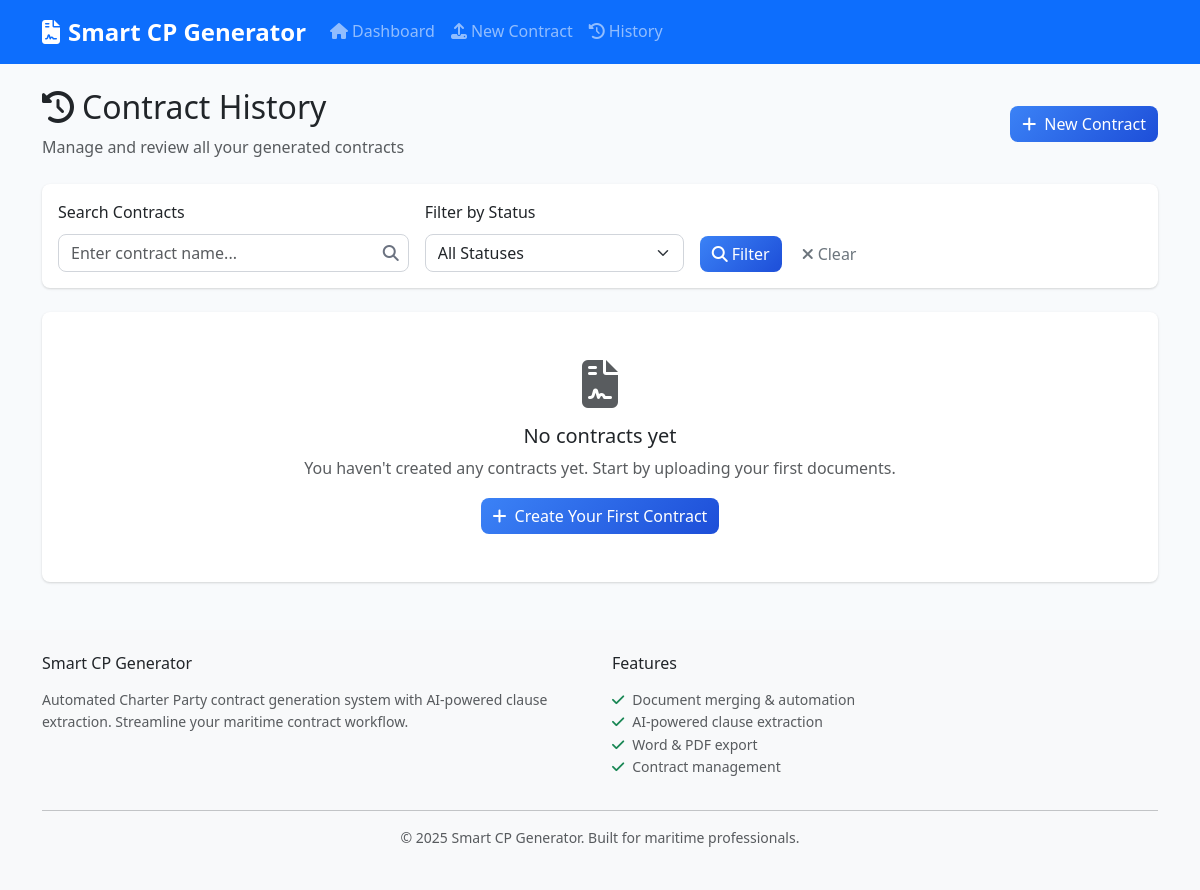
Before: /history with the older database file.
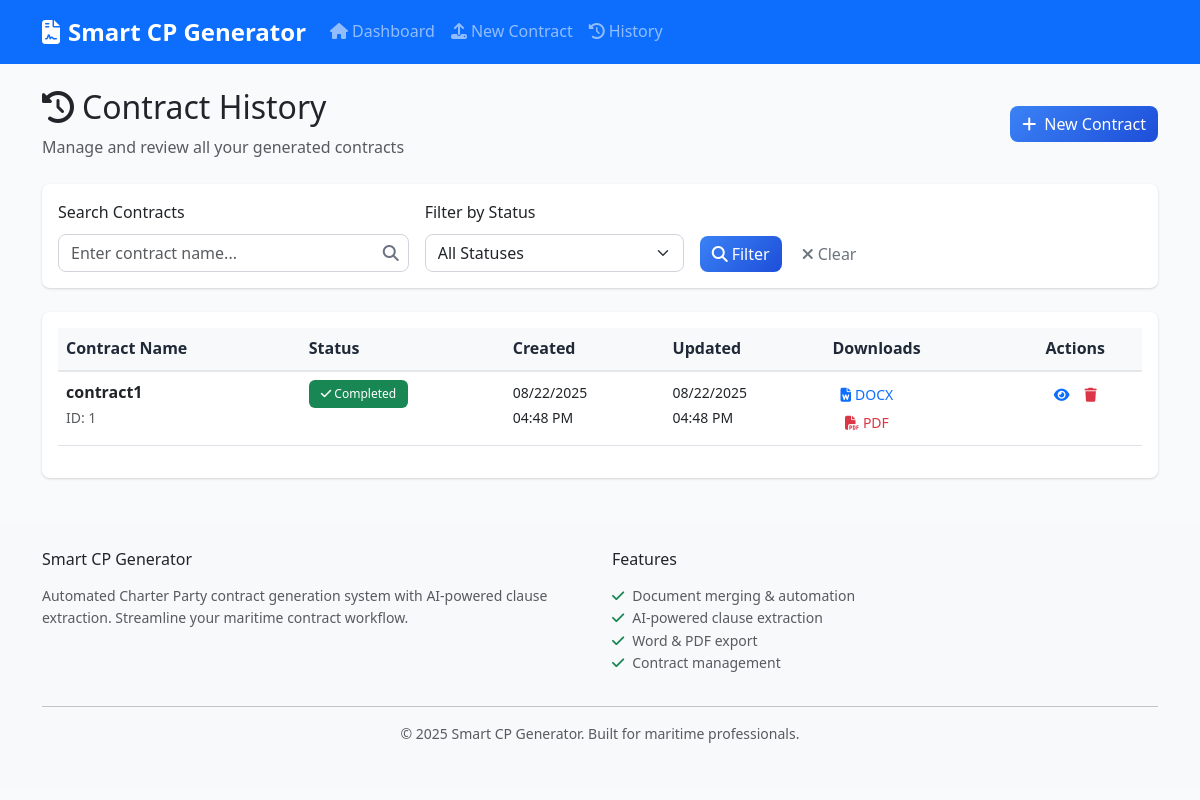
After: the same page with the newer database file.
### models.py (models this page shows, shortened)
class Contract(db.Model):
    id = db.Column(db.Integer, primary_key=True)
    contract_name = db.Column(db.String(255), nullable=False)
    fixture_recap_content = db.Column(Text)
    base_cp_content = db.Column(Text)
    negotiated_clauses_content = db.Column(Text)
    final_contract_content = db.Column(Text)
    extracted_clauses = db.Column(Text)  # JSON string of extracted clauses
    created_at = db.Column(db.DateTime, default=datetime.utcnow)
    updated_at = db.Column(db.DateTime, default=datetime.utcnow, onupdate=datetime.utcnow)
    status = db.Column(db.String(50), default='draft')  # draft, processing, completed, error
    docx_path = db.Column(db.String(255))
    pdf_path = db.Column(db.String(255))

### routes.py (the view)
@app.route('/history')
def contract_history():
    page = request.args.get('page', 1, type=int)
    status_filter = request.args.get('status', '')
    search_term = request.args.get('search', '')
    query = Contract.query
    if status_filter:
        query = query.filter_by(status=status_filter)
    if search_term:
        query = query.filter(Contract.contract_name.contains(search_term))
    contracts = query.order_by(Contract.updated_at.desc()).paginate(
        page=page, per_page=10, error_out=False
    )
    return render_template('history.html', contracts=contracts,
                         status_filter=status_filter, search_term=search_term)

### templates/history.html (shortened to what this page needs)
{% extends "base.html" %}
{% block content %}
<div class="row">
    <div class="col-12 mb-4">
        <div class="d-flex justify-content-between align-items-center">
            <div>
                <h2>
                    <i class="fas fa-history me-2"></i>Contract History
                </h2>
                <p class="text-muted mb-0">Manage and review all your generated contracts</p>
            </div>
            <a href="{{ url_for('upload_documents') }}" class="btn btn-primary">
                <i class="fas fa-plus me-2"></i>New Contract
            </a>
        </div>
    </div>
</div>
<div class="row">
    <div class="col-12 mb-4">
        <div class="card">
            <div class="card-body">
                <form method="GET" class="row g-3">
                    <div class="col-md-4">
                        <label for="search" class="form-label">Search Contracts</label>
                        <input type="text" class="form-control" id="search" name="search"
                               value="{{ search_term }}" placeholder="Enter contract name...">
                    </div>
                    <div class="col-md-3">
                        <label for="status" class="form-label">Filter by Status</label>
                        <select class="form-select" id="status" name="status">
                            <option value="">All Statuses</option>
                        </select>
                    </div>
                    <div class="col-md-3 d-flex align-items-end">
                        <button type="submit" class="btn btn-primary me-2">
                            <i class="fas fa-search me-1"></i>Filter
                        </button>
                        <a href="{{ url_for('contract_history') }}" class="btn btn-outline-secondary">
                            <i class="fas fa-times me-1"></i>Clear
                        </a>
                    </div>
                </form>
            </div>
        </div>
    </div>
</div>
<div class="row">
    <div class="col-12">
        {% if contracts.items %}
            <div class="card">
                <div class="card-body">
                    <div class="table-responsive">
                        <table class="table table-hover">
                            <thead class="table-light">
                                <tr>
                                    <th>Contract Name</th>
                                    <th>Status</th>
                                    <th>Created</th>
                                    <th>Updated</th>
                                    <th>Downloads</th>
                                    <th class="text-center">Actions</th>
                                </tr>
                            </thead>
                            <tbody>
                                {% for contract in contracts.items %}
                                <tr>
                                    <td>
                                        <strong>{{ contract.contract_name }}</strong>
                                        <br>
                                        <small class="text-muted">ID: {{ contract.id }}</small>
                                    </td>
                                    <td>
                                        <span class="badge bg-{{ 'success' if contract.status == 'completed' else 'warning' if contract.status == 'processing' else 'danger' if contract.status == 'error' else 'secondary' }}">
                                            <i class="fas fa-{{ 'check' if contract.status == 'completed' else 'clock' if contract.status == 'processing' else 'exclamation-triangle' if contract.status == 'error' else 'edit' }}"></i>
                                            {{ contract.status.title() }}
                                        </span>
                                    </td>
                                    <td>
                                        <small>{{ contract.created_at.strftime('%m/%d/%Y<br>%I:%M %p') | safe if contract.created_at else 'N/A' }}</small>
                                    </td>
                                    <td>
                                        <small>{{ contract.updated_at.strftime('%m/%d/%Y<br>%I:%M %p') | safe if contract.updated_at else 'N/A' }}</small>
                                    </td>
                                    <td>
                                        <div class="btn-group-vertical btn-group-sm" role="group">
                                            {% if contract.docx_path %}
                                                <a href="{{ url_for('download_file', contract_id=contract.id, file_type='docx') }}"
                                                   class="btn btn-outline-primary btn-sm">
                                                    <i class="fas fa-file-word me-1"></i>DOCX
                                                </a>
                                            {% endif %}
                                            {% if contract.pdf_path %}
                                                <a href="{{ url_for('download_file', contract_id=contract.id, file_type='pdf') }}"
                                                   class="btn btn-outline-danger btn-sm">
                                                    <i class="fas fa-file-pdf me-1"></i>PDF
                                                </a>
                                            {% endif %}
                                        </div>
                                    </td>
                                    <td class="text-center">
                                        <div class="btn-group" role="group">
                                            <a href="{{ url_for('preview_contract', contract_id=contract.id) }}"
                                               class="btn btn-outline-primary btn-sm" title="View Contract">
                                                <i class="fas fa-eye"></i>
                                            </a>
                                            <button type="button" class="btn btn-outline-danger btn-sm"
                                                    title="Delete Contract"
                                                    onclick="deleteContract({{ contract.id }}, '{{ contract.contract_name }}')">
                                                <i class="fas fa-trash"></i>
                                            </button>
                                        </div>
                                    </td>
                                </tr>
                                {% endfor %}
                            </tbody>
                        </table>
                    </div>
                </div>
            </div>
        {% else %}
            <div class="card">
                <div class="card-body text-center py-5">
                    {% if search_term or status_filter %}
                        <i class="fas fa-search fa-3x text-muted mb-3"></i>
                        <h5>No contracts found</h5>
                        <p class="text-muted">No contracts match your current filters.</p>
                        <a href="{{ url_for('contract_history') }}" class="btn btn-primary">
                            <i class="fas fa-times me-2"></i>Clear Filters
                        </a>
                    {% else %}
                        <i class="fas fa-file-contract fa-3x text-muted mb-3"></i>
                        <h5>No contracts yet</h5>
                        <p class="text-muted">You haven't created any contracts yet. Start by uploading your first documents.</p>
                        <a href="{{ url_for('upload_documents') }}" class="btn btn-primary">
                            <i class="fas fa-plus me-2"></i>Create Your First Contract
                        </a>
                    {% endif %}
                </div>
            </div>
        {% endif %}
    </div>
</div>
{% endblock %}

### templates/base.html (shortened to what this page needs)
<!DOCTYPE html>
<html lang="en">
<head>
    <link href="https://cdn.jsdelivr.net/npm/bootstrap@5.3.0/dist/css/bootstrap.min.css" rel="stylesheet">
    <link href="https://cdnjs.cloudflare.com/ajax/libs/font-awesome/6.4.0/css/all.min.css" rel="stylesheet">
    <link href="{{ url_for('static', filename='css/style.css') }}" rel="stylesheet">
</head>
<body>
    <nav class="navbar navbar-expand-lg navbar-dark bg-primary">
        <div class="container">
            <a class="navbar-brand" href="{{ url_for('index') }}">
                <i class="fas fa-file-contract me-2"></i>Smart CP Generator
            </a>
            <div class="collapse navbar-collapse" id="navbarNav">
                <ul class="navbar-nav me-auto">
                    <li class="nav-item">
                        <a class="nav-link" href="{{ url_for('index') }}">
                            <i class="fas fa-home me-1"></i>Dashboard
                        </a>
                    </li>
                    <li class="nav-item">
                        <a class="nav-link" href="{{ url_for('upload_documents') }}">
                            <i class="fas fa-upload me-1"></i>New Contract
                        </a>
                    </li>
                    <li class="nav-item">
                        <a class="nav-link" href="{{ url_for('contract_history') }}">
                            <i class="fas fa-history me-1"></i>History
                        </a>
                    </li>
                </ul>
            </div>
        </div>
    </nav>
    <main class="container mt-4">
        {% if error_message %}
            <div class="row justify-content-center">
                <div class="col-md-6">
                    <div class="card border-danger">
                        <div class="card-body text-center">
                            <i class="fas fa-exclamation-triangle text-danger fa-3x mb-3"></i>
                            <h4 class="text-danger">Error</h4>
                            <p>{{ error_message }}</p>
                            <a href="{{ url_for('index') }}" class="btn btn-primary">
                                <i class="fas fa-home me-1"></i>Back to Dashboard
                            </a>
                        </div>
                    </div>
                </div>
            </div>
        {% else %}
            {% block content %}{% endblock %}
        {% endif %}
    </main>
    <footer class="bg-light mt-5 py-4">
        <div class="container">
            <div class="row">
                <div class="col-md-6">
                    <h6 class="mb-3">Smart CP Generator</h6>
                    <p class="text-muted small">
                        Automated Charter Party contract generation system with AI-powered clause extraction.
                        Streamline your maritime contract workflow.
                    </p>
                </div>
                <div class="col-md-6">
                    <h6 class="mb-3">Features</h6>
                    <ul class="list-unstyled small text-muted">
                        <li><i class="fas fa-check text-success me-2"></i>Document merging & automation</li>
                        <li><i class="fas fa-check text-success me-2"></i>AI-powered clause extraction</li>
                        <li><i class="fas fa-check text-success me-2"></i>Word & PDF export</li>
                        <li><i class="fas fa-check text-success me-2"></i>Contract management</li>
                    </ul>
                </div>
            </div>
            <hr>
            <div class="text-center text-muted small">
                <p>&copy; 2025 Smart CP Generator. Built for maritime professionals.</p>
            </div>
        </div>
    </footer>
</body>
</html>

### static/css/style.css (style rules this page uses)
:root { --primary-color: #3b82f6; --success-color: #10b981; --warning-color: #f59e0b; --danger-color: #ef4444; --dark-color: #1f2937; --light-color: #f8fafc; --border-radius: 8px; --shadow: 0 1px 3px 0 rgba(0, 0, 0, 0.1), 0 1px 2px 0 rgba(0, 0, 0, 0.06); --shadow-lg: 0 10px 15px -3px rgba(0, 0, 0, 0.1), 0 4px 6px -2px rgba(0, 0, 0, 0.05); }
body { font-family: 'Segoe UI', Tahoma, Geneva, Verdana, sans-serif; background-color: #f8fafc; line-height: 1.6; }
.navbar-brand { font-weight: 600; font-size: 1.5rem; }
.navbar-nav .nav-link { font-weight: 500; transition: all 0.2s ease; }
.card { border: none; border-radius: var(--border-radius); box-shadow: var(--shadow); transition: all 0.2s ease; }
.btn { border-radius: var(--border-radius); font-weight: 500; transition: all 0.2s ease; border: none; }
.btn-primary { background: linear-gradient(135deg, #3b82f6, #1d4ed8); }
.form-control, .form-select { border-radius: var(--border-radius); border: 1px solid #d1d5db; transition: all 0.2s ease; }
.badge { font-weight: 500; padding: 0.5rem 0.75rem; }
.table { background-color: white; }
.table th { font-weight: 600; border-bottom: 2px solid #e5e7eb; color: var(--dark-color); }
.fade-in-up { animation: fadeInUp 0.6s ease-out; }

Changed rows visible on the page:
added Contract: contract_name "contract1", id "1", status "Completed", created_at "08/22/2025 04:48 PM", updated_at "08/22/2025 04:48 PM"
Other visible differences:
text no longer shown: "No contracts yet You haven't created any contracts yet. Start by uploading your first documents. Create Your First Contract"
text now shown: "Contract Name Status Created Updated Downloads Actions"
